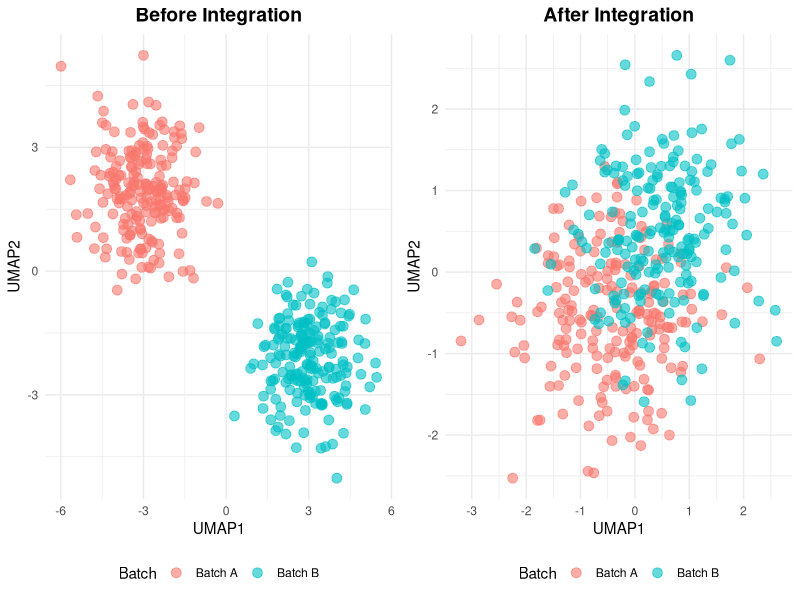

The R source for this figure:
## ---- chunk 1
library(ggplot2)
library(gridExtra)

set.seed(42)
uncorrected <- data.frame(
  UMAP1 = c(rnorm(200, mean=-3, sd=1), rnorm(200, mean=3, sd=1)),
  UMAP2 = c(rnorm(200, mean=2, sd=1), rnorm(200, mean=-2, sd=1)),
  Batch = rep(c("Batch A", "Batch B"), each=200),
  CellType = rep(c("TypeX", "TypeX"), each=200)
)

corrected <- data.frame(
  UMAP1 = c(rnorm(200, mean=-0.5, sd=0.8), rnorm(200, mean=0.5, sd=0.8)),
  UMAP2 = c(rnorm(200, mean=-0.5, sd=0.8), rnorm(200, mean=0.5, sd=0.8)),
  Batch = rep(c("Batch A", "Batch B"), each=200),
  CellType = rep(c("TypeX", "TypeX"), each=200)
)

p1 <- ggplot(uncorrected, aes(x=UMAP1, y=UMAP2, color=Batch)) +
  geom_point(size=3, alpha=0.6) +
  ggtitle("Before Integration") +
  theme_minimal() + 
  theme(legend.position="bottom", plot.title=element_text(hjust=0.5, size=14, face="bold"))

p2 <- ggplot(corrected, aes(x=UMAP1, y=UMAP2, color=Batch)) +
  geom_point(size=3, alpha=0.6) +
  ggtitle("After Integration") +
  theme_minimal() + 
  theme(legend.position="bottom", plot.title=element_text(hjust=0.5, size=14, face="bold"))

gridExtra::grid.arrange(p1, p2, ncol=2)
